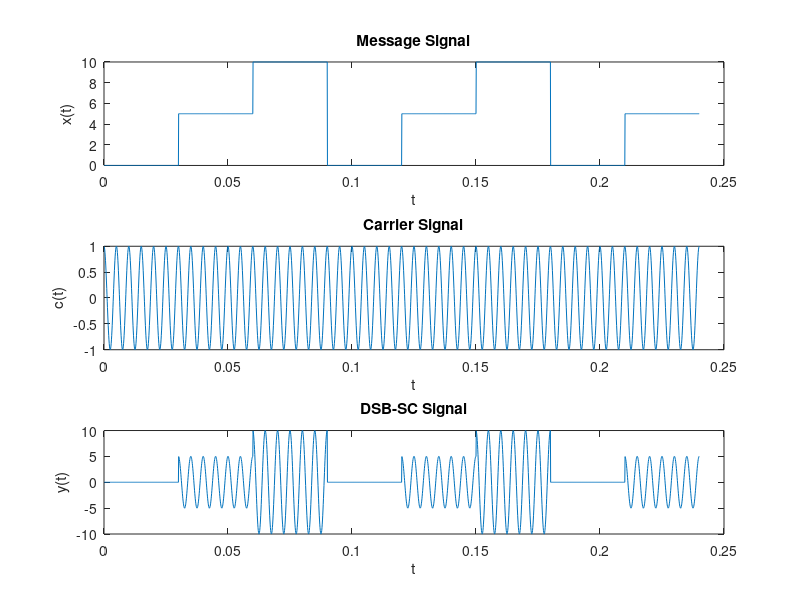
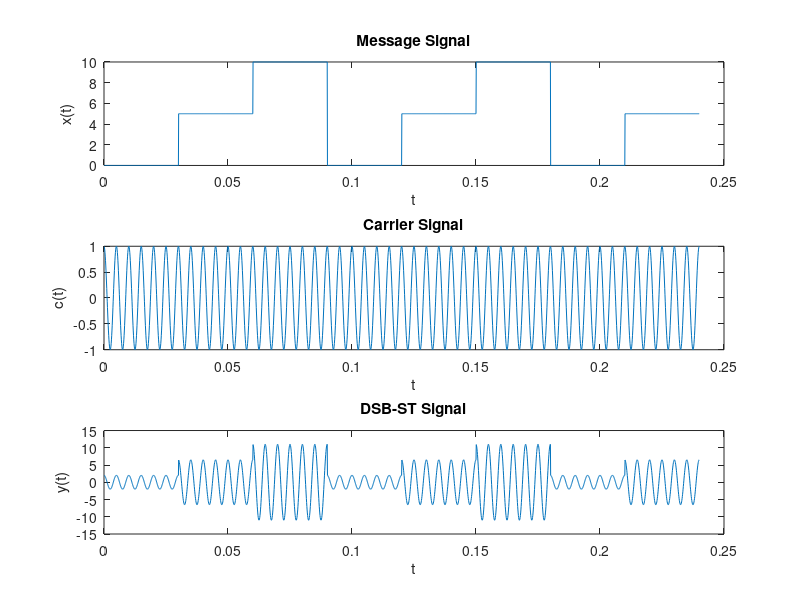
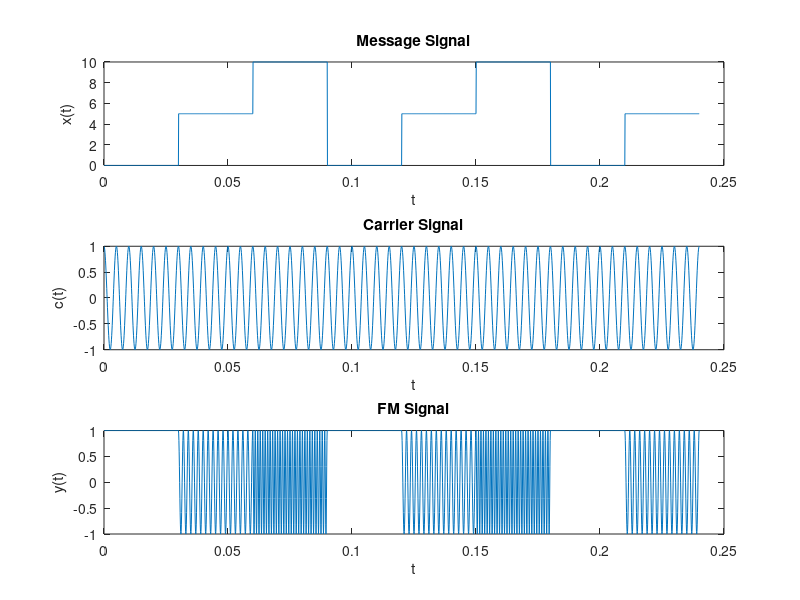
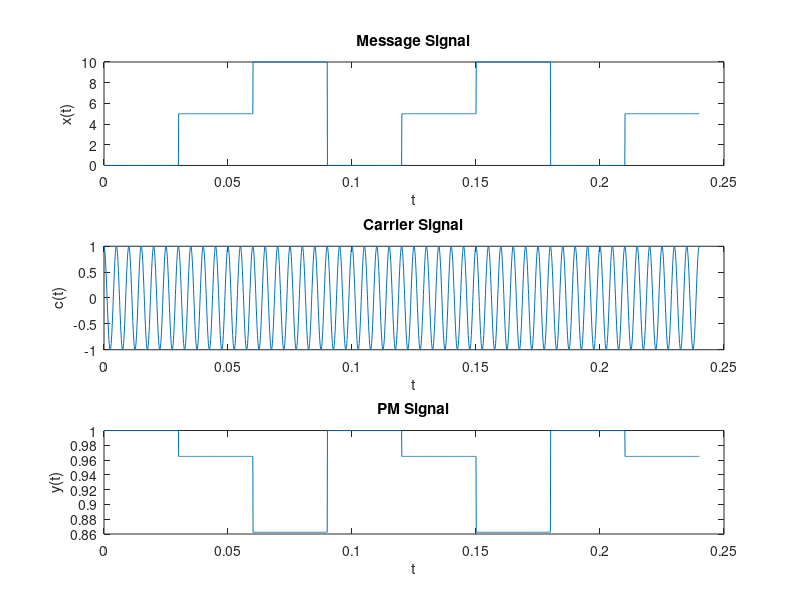

Write the MATLAB code that produced these figures, in order.
clear all
close all

%%Generate and plot a DSB-SC signal
t=1e-4:1e-4:0.24;
fc=200;  %%carrier frequency
c=cos(2*pi*fc*t); %%carrier signal
s=length(t);
x=[zeros(1,s/8) (ones(1,s/8)*5) (ones(1,s/8)*10) zeros(1,s/8) (ones(1,s/8)*5) (ones(1,s/8)*10) zeros(1,s/8) (ones(1,s/8)*5)]; %%message

subplot(3,1,1)
plot(t,x)
ylabel('x(t)')
xlabel('t')
title('Message Signal');

subplot(3,1,2)
plot(t,c)
ylabel('c(t)')
xlabel('t')
title('Carrier Signal');


y=x.*c; %%DSB-SC signal
subplot(3,1,3)
plot(t,y)
ylabel('y(t)')
xlabel('t')
title('DSB-SC Signal');



%%Generate and plot a DSB-TC signal
figure;
t=1e-4:1e-4:0.24;
s=length(t);
fc=200;  %%carrier frequency
K=2;m=0.9;
c=cos(2*pi*fc*t); %%carrier signal
plot(t,fc);
s=length(t);
x=[zeros(1,s/8) (ones(1,s/8)*5) (ones(1,s/8)*10) zeros(1,s/8) (ones(1,s/8)*5) (ones(1,s/8)*10) zeros(1,s/8) (ones(1,s/8)*5)]; %%message

subplot(3,1,1)
plot(t,x)
ylabel('x(t)')
xlabel('t')
title('Message Signal');

subplot(3,1,2)
plot(t,c)
ylabel('c(t)')
xlabel('t')
title('Carrier Signal');


y=(K+m*x).*c; %%DSB-TC signal
subplot(3,1,3)
plot(t,y)
ylabel('y(t)')
xlabel('t')
title('DSB-ST Signal');


%Generate and plot a FM signal
figure;
t=1e-4:1e-4:0.24;
s=length(t);
fc=1e6;  %%carrier frequency
x=[zeros(1,s/8) (ones(1,s/8)*5) (ones(1,s/8)*10) zeros(1,s/8) (ones(1,s/8)*5) (ones(1,s/8)*10) zeros(1,s/8) (ones(1,s/8)*5)]; %%message
kf=100;
subplot(3,1,1)
plot(t,x)
ylabel('x(t)')
xlabel('t')
title('Message Signal');

subplot(3,1,2)
plot(t,c)
ylabel('c(t)')
xlabel('t')
title('Carrier Signal');
fi=fc+kf*x; %%instantaneous frequency for FM plot
y=cos(2*pi*fi.*t);

subplot(3,1,3)
plot(t,y)
ylabel('y(t)')
xlabel('t')
title('FM Signal');

%Generate and plot a PM signal
figure;
t=1e-4:1e-4:0.24;
s=length(t);
fc=1e6;  %%carrier frequency
x=[zeros(1,s/8) (ones(1,s/8)*5) (ones(1,s/8)*10) zeros(1,s/8) (ones(1,s/8)*5) (ones(1,s/8)*10) zeros(1,s/8) (ones(1,s/8)*5)]; %%message
kp=10;
subplot(3,1,1)
plot(t,x)
ylabel('x(t)')
xlabel('t')
title('Message Signal');

subplot(3,1,2)
plot(t,c)
ylabel('c(t)')
xlabel('t')
title('Carrier Signal');
y=cos(2*pi*fc*t+kp*x);

subplot(3,1,3)
plot(t,y)
ylabel('y(t)')
xlabel('t')
title('PM Signal');